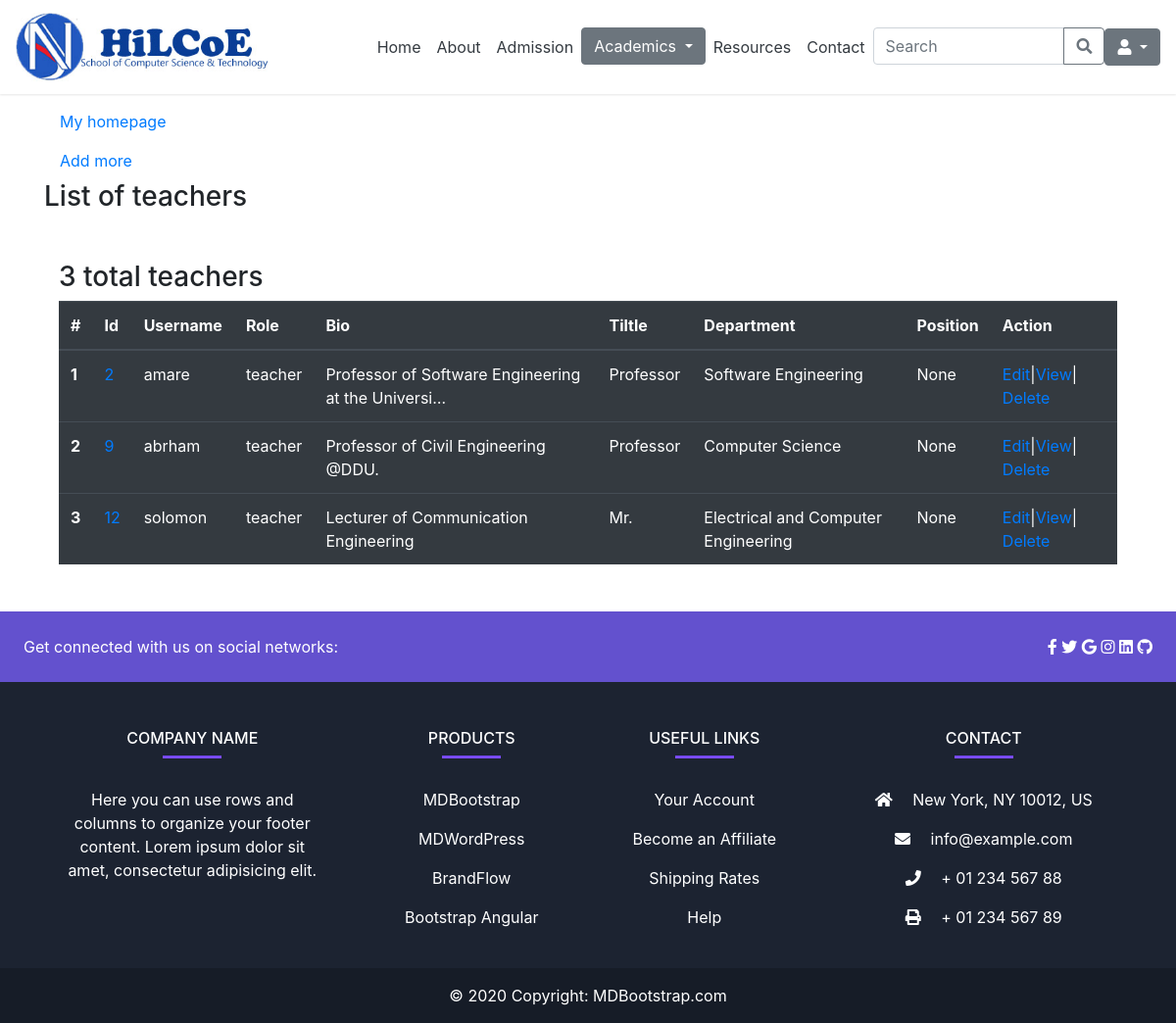
Before: /admin_app/teacher_list/ with the older database file.
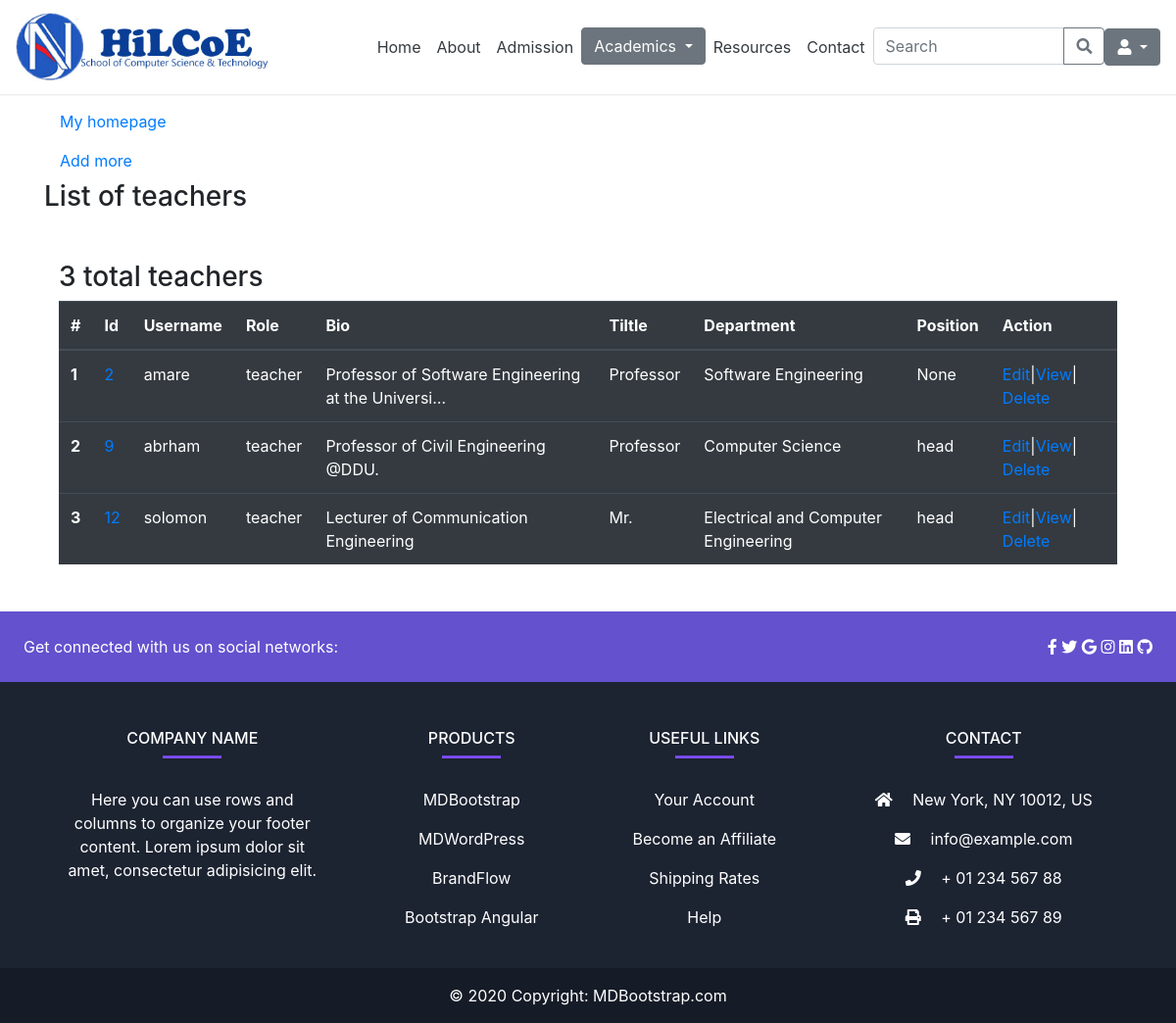
After: the same page with the newer database file.
### admin_app/models.py (models this page shows, shortened)
class UserProfile(models.Model):
    user = models.OneToOneField(User, on_delete=models.CASCADE)
    bio = models.TextField(default='Enter your bio briefly')
    role = models.CharField(max_length=20, choices=roles)
    department = models.ForeignKey(Department, on_delete=models.CASCADE, null=True, blank=True)
    academic_year = models.CharField(max_length=20, choices=year, null=True, blank=True)
    semester = models.CharField(max_length=20, choices=semester, null=True, blank=True)
    title = models.CharField(max_length=20, choices=title_choices, null=True, blank=True)
    stream = models.ForeignKey(Stream, on_delete=models.CASCADE, null=True, blank=True)
    program = models.ForeignKey(Program, on_delete=models.CASCADE, null=True, blank=True)
    position = models.CharField(max_length=50, choices=position, null=True, blank=True)

class Department(models.Model):
  name = models.CharField(max_length=50, null=True, blank=True)
  department_head = models.CharField(max_length=50, null=True, blank=True)
  def __str__(self):
        return self.name if self.name else "Unnamed Stream"

### admin_app/views.py (the view)
# urls.py: path('teacher_list/', views.teacher_list, name='teacher-list'),
def teacher_list(request):
   teachers = UserProfile.objects.filter(role='teacher')
   number_of_teachers = teachers.count()
   context = {
      'teachers': teachers,
      'number_of_teachers': number_of_teachers,
   }
   return render(request, 'admin_app/teacher/teacher_list.html', context)

### templates/admin_app/teacher/teacher_list.html (shortened to what this page needs)
{% extends 'base.html' %}
{% block content %}
<div class="container my-5">
    <a class="nav-link text-black" href="{% if user.is_superuser or user.is_staff %}
            {% url 'admin-dashboard' %}
            {% else %}
                {% url 'cs-bsc' %}
            {% endif %}">My homepage
    </a>
    <a class="nav-link text-black" href="{% url 'add-teacher' %}"> Add more </a>
    <h3>List of teachers </h3>
    <div class="container my-5">
        <h3>{{ number_of_teachers }} total teachers </h3>
        <table class="table table-dark">
          <thead>
            <tr>
              <th scope="col">#</th>
              <th scope="col">Id</th>
              <th scope="col"> Username </th>
              <th scope="col">Role</th>
              <th scope="col">Bio</th>
              <th scope="col">Tiltle</th>
              <th scope="col">Department</th>
              <th scope="col">Position</th>
              <th scope="col">Action</th>
            </tr>
          </thead>
          <tbody>
            {% for teacher in teachers %}
            <tr>
              <th scope="row">{{ forloop.counter }}</th>
              <td><a href="{% url 'teacher-detail' teacher_id=teacher.pk %}">{{ teacher.pk }}</a></td>
              <td>{{ teacher.user.username }}</td>
              <td>{{ teacher.role }}</td>
              <td>{{ teacher.bio|truncatechars:50 }}</td>
              <td> {{ teacher.title }} </td>
              <td> {{ teacher.department }} </td>
              <td> {{ teacher.position }} </td>
              <td><a href="{% url 'teacher-edit' teacher_id=teacher.pk %}">Edit</a>|<a href="{% url 'teacher-detail' teacher_id=teacher.pk %}">View</a>|
                <a href="{% url 'teacher-delete' teacher_id=teacher.pk %}">Delete</a></td>
            </tr>
            {% endfor %}
          </tbody>
        </table>
    </div>
    </div>
{% endblock %}

Changed rows visible on the page:
changed UserProfile "Professor of Civil Engineering @DDU.": position "None" → "head"
changed UserProfile "Lecturer of Communication Engineering": position "None" → "head"
